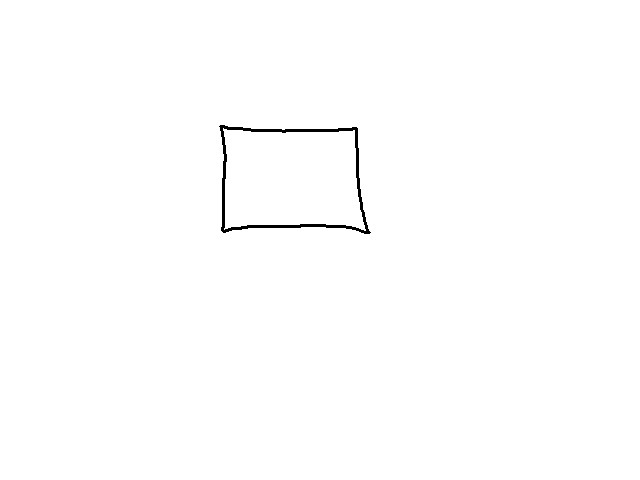
#> input picture code/learning/pyopenvc/test.jpg, 640 x 480 px
$ python countour.py   (Python 2 division)
#> lines starting #> are read from the running program, lines starting #| are printed output that depends on the picture; after the words box and inside, x2 and y2 are one past the last pixel; in counts of white or black regions, pixels touching at a corner belong together
'''		contour.py
	Test to find the contour and adjust it to a defined form

	TODO: adapt this test to recognize a brand
'''

import numpy as np
import cv2

im= cv2.imread('test.jpg')	#read image
#> im is the input picture: shape (480, 640, 3); min 0, max 255, mean 253.8

imgray = cv2.cvtColor(im,cv2.COLOR_BGR2GRAY)	#gray image

ret,thresh = cv2.threshold(imgray,127,255,0)
#> thresh: shape (480, 640); 99.5% white; 1 black region
contours, hierarchy = cv2.findContours(thresh,cv2.RETR_TREE,cv2.CHAIN_APPROX_SIMPLE)
#> contours = 3 contours; box (x1, y1, x2, y2) and area: (0, 0, 640, 480) 306081, (218, 124, 372, 235) 14176, (223, 128, 366, 231) 12208

cv2.drawContours(im,contours,-1,(0,255,0),3) #draw contour
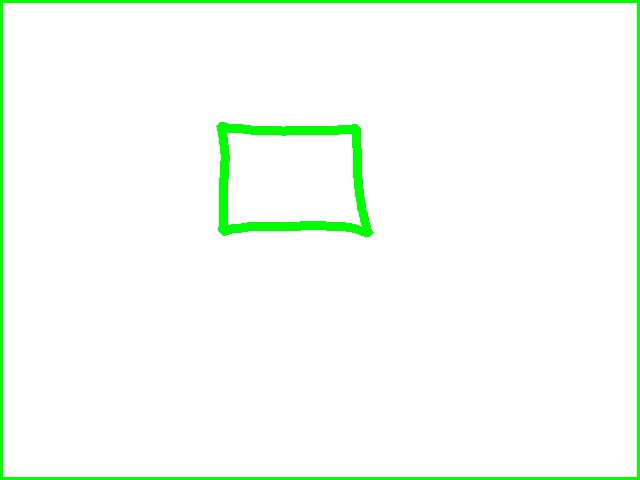
#> im: shape (480, 640, 3); 3.6% of pixels changed, all inside (x1, y1, x2, y2) = (0, 0, 640, 480)

len(contours)
cnt=contours[0]
#> cnt = [[0, 0], [0, 479], [639, 479], [639, 0]]

perimeter = cv2.arcLength(cnt,True)
#> perimeter = 2236
area = cv2.contourArea(cnt)
#> area = 306081
print "The perimeter is (px):", perimeter, "The area is (px):",area
#| The perimeter is (px): 2236.0 The area is (px): 306081.0

cv2.imshow('CONTOURS',im)


cv2.waitKey(0)                           ## Wait for keystroke
cv2.destroyAllWindows()                  ## Destroy all windows
